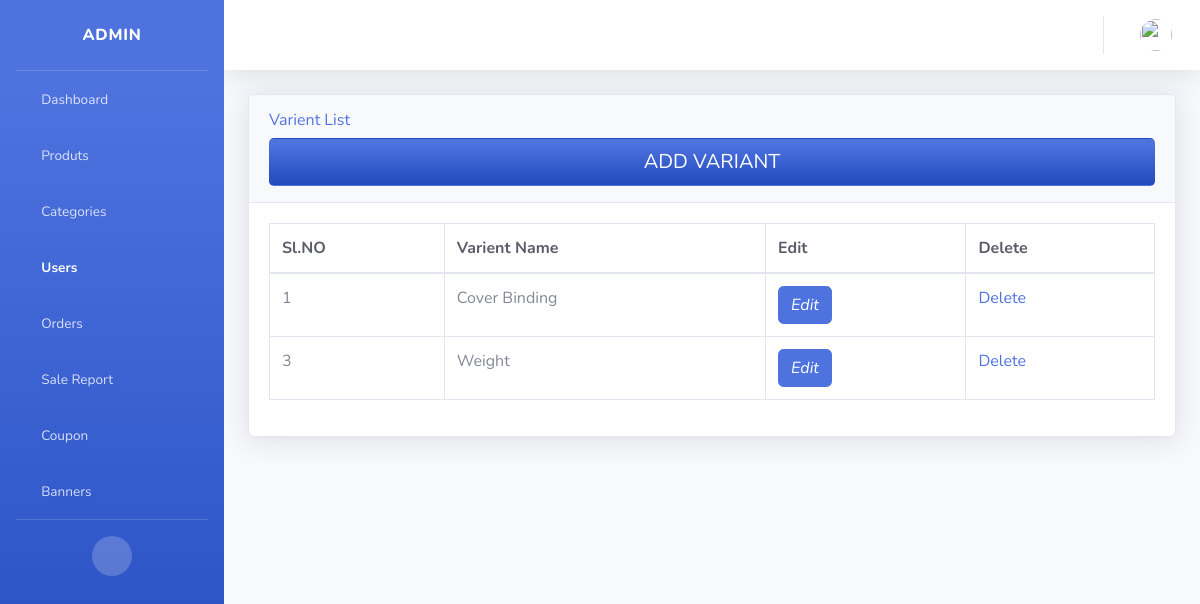
The app's page /admin_variantlist/ with its own data.
### products/models.py (models this page shows, shortened)
class Variants(models.Model):
    varient_name=models.CharField(max_length=150)

### products/views.py (the view)
# urls.py: path('admin_variantlist/',views.admin_variantlist, name = 'admin_variantlist'),
def admin_variantlist(request):
    varient=Variants.objects.all()
    variant_option=Variantoptions.objects.all()
    return render(request,'admin_variantlist.html',{'varient':varient,'variant_option':variant_option})

### templates/admin_variantlist.html (shortened to what this page needs)
{% extends 'admin_base.html'%}
{% load static %}
{% block content %}
                <div class="container-fluid">
                    <div class="card shadow mb-4">
                        <div class="card-header py-3">
                            <h6 class="text-primary ">Varient List</h6>
                           <a href="{% url 'admin_addvarient' %}"><button type="submit"
                             class="btn bg-gradient-primary btn-block btn-lg gradient-custom-2 text-white">ADD VARIANT</button>
                            </a>
                        </div>
                        <div class="card-body">
                            <div class="table-responsive">
                                <table class="table table-bordered " id="" width="100%" cellspacing="0">
                                    <thead>
                                        <tr class=" text-dark">
                                            <th>Sl.NO</th>
                                            <th>Varient Name</th>
                                            <th>Edit</th>
                                            <th>Delete</th>
                                        </tr>
                                    </thead>
                                    <tbody>
                                        {% for i in varient %}
                                        <tr>
                                            <td>{{ i.id }}</td>
                                            <td>{{ i.varient_name }}</td>
                                            <td> <a href ="{% url 'admin_editvariant' %}?uid={{i.id}}" class="btn btn-primary">
                                                <i calss="btn text-secondary ">Edit</i></a></td>
                                            <td> <a href ="{% url 'admin_deletevariant' %}?uid={{i.id}}" >
                                                Delete</a></td>
                                        </tr>
                                        {% endfor %}
            </div>
{% endblock %}

### records on screen
Variants: id "1", varient_name "Cover Binding"
Variants: id "3", varient_name "Weight"
